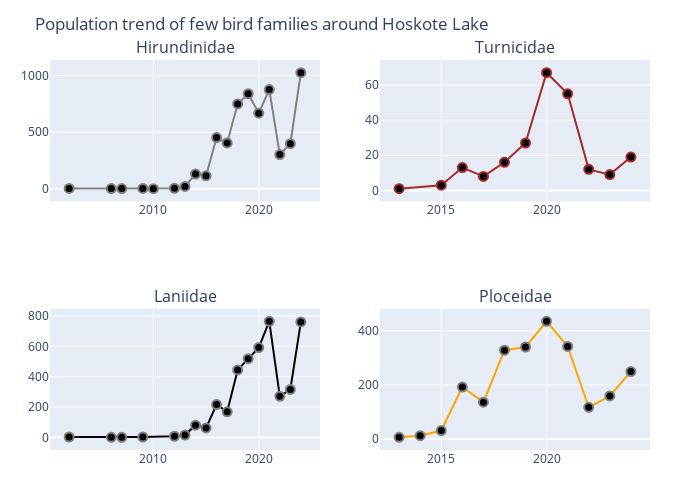

This figure's notebook cell:
### Code cell
# Plot the trend of Hirundinidae, Turnicidae, Laniidae and Ploceidae families 

using PlotlyJS

Hirundinidae_plot() = scatter(
    x=result_Hirundinidae.OBSERVATION_DATE_YEAR_ONLY,
    y=result_Hirundinidae.count,
    mode="lines+markers",
    marker=attr(
        size=9,
        color="black",
        symbol="circle",
        line=attr(width=2, color="grey")
    ),
    line=attr(color="grey", width=2)
)

Turnicidae_plot() = scatter(
    x=result_Turnicidae.OBSERVATION_DATE_YEAR_ONLY,
    y=result_Turnicidae.count,
    mode="lines+markers",
    marker=attr(
        size=9,
        color="black",
        symbol="circle",
        line=attr(width=2, color="lightbrown")
    ),
    line=attr(color="brown", width=2)
)

Laniidae_plot() = scatter(
    x=result_Laniidae.OBSERVATION_DATE_YEAR_ONLY,
    y=result_Laniidae.count,
    mode="lines+markers",
    marker=attr(
        size=9,
        color="black",
        symbol="circle",
        line=attr(width=2, color="grey")
    ),
    line=attr(color="darkbrown", width=2)
)

Ploceidae_plot() = scatter(
    x=result_Ploceidae.OBSERVATION_DATE_YEAR_ONLY,
    y=result_Ploceidae.count,
    mode="lines+markers",
    marker=attr(
        size=9,
        color="black",
        symbol="circle",
        line=attr(width=2, color="grey")
    ),
    line=attr(color="orange", width=2)
)

plot_Hirundinidae = plot(Hirundinidae_plot(), Layout(title="Hirundinidae"))
plot_Turnicidae = plot(Turnicidae_plot(), Layout(title="Turnicidae"))
plot_Laniidae = plot(Laniidae_plot(), Layout(title="Laniidae"))
plot_Ploceidae = plot(Ploceidae_plot(), Layout(title="Ploceidae"))

plot_family5 = [plot_Hirundinidae plot_Turnicidae ; plot_Laniidae plot_Ploceidae]

relayout!(plot_family5, 
    height = 500,
    width = 700,
    title="Population trend of few bird families around Hoskote Lake",
    showlegend = false,   
    )

plot_family5

### Figure 1 — Plotly figure (JSON) as saved in the notebook; plotly's stock layout.template omitted (floating-point values rounded to 4 significant figures)
{"data": [{"line": {"color": "grey", "width": 2}, "marker": {"color": "black", "line": {"color": "grey", "width": 2}, "size": 9, "symbol": "circle"}, "mode": "lines+markers", "type": "scatter", "x": [2002, 2006, 2007, 2009, 2010, 2012, 2013, 2014, 2015, 2016, 2017, 2018, 2019, 2020, 2021, 2022, 2023, 2024], "xaxis": "x1", "y": [3, 2, 2, 3, 1, 4, 21, 130, 115, 452, 405, 749, 839, 668, 876, 302, 398, 1025], "yaxis": "y1"}, {"line": {"color": "brown", "width": 2}, "marker": {"color": "black", "line": {"color": "lightbrown", "width": 2}, "size": 9, "symbol": "circle"}, "mode": "lines+markers", "type": "scatter", "x": [2013, 2015, 2016, 2017, 2018, 2019, 2020, 2021, 2022, 2023, 2024], "xaxis": "x2", "y": [1, 3, 13, 8, 16, 27, 67, 55, 12, 9, 19], "yaxis": "y2"}, {"line": {"color": "darkbrown", "width": 2}, "marker": {"color": "black", "line": {"color": "grey", "width": 2}, "size": 9, "symbol": "circle"}, "mode": "lines+markers", "type": "scatter", "x": [2002, 2006, 2007, 2009, 2012, 2013, 2014, 2015, 2016, 2017, 2018, 2019, 2020, 2021, 2022, 2023, 2024], "xaxis": "x3", "y": [3, 1, 1, 3, 8, 16, 81, 63, 217, 169, 445, 519, 592, 765, 271, 316, 761], "yaxis": "y3"}, {"line": {"color": "orange", "width": 2}, "marker": {"color": "black", "line": {"color": "grey", "width": 2}, "size": 9, "symbol": "circle"}, "mode": "lines+markers", "type": "scatter", "x": [2013, 2014, 2015, 2016, 2017, 2018, 2019, 2020, 2021, 2022, 2023, 2024], "xaxis": "x4", "y": [6, 12, 31, 192, 136, 328, 340, 435, 342, 117, 159, 249], "yaxis": "y4"}], "layout": {"annotations": [{"font": {"size": 16}, "showarrow": false, "text": "Hirundinidae", "x": 0.225, "xanchor": "center", "xref": "paper", "y": 1, "yanchor": "bottom", "yref": "paper"}, {"font": {"size": 16}, "showarrow": false, "text": "Turnicidae", "x": 0.775, "xanchor": "center", "xref": "paper", "y": 1, "yanchor": "bottom", "yref": "paper"}, {"font": {"size": 16}, "showarrow": false, "text": "Laniidae", "x": 0.225, "xanchor": "center", "xref": "paper", "y": 0.3625, "yanchor": "bottom", "yref": "paper"}, {"font": {"size": 16}, "showarrow": false, "text": "Ploceidae", "x": 0.775, "xanchor": "center", "xref": "paper", "y": 0.3625, "yanchor": "bottom", "yref": "paper"}], "height": 500, "margin": {"b": 50, "l": 50, "r": 50, "t": 60}, "showlegend": false, "title": "Population trend of few bird families around Hoskote Lake", "width": 700, "xaxis1": {"anchor": "y1", "domain": [0, 0.45]}, "xaxis2": {"anchor": "y2", "domain": [0.55, 1]}, "xaxis3": {"anchor": "y3", "domain": [0, 0.45]}, "xaxis4": {"anchor": "y4", "domain": [0.55, 1]}, "yaxis1": {"anchor": "x1", "domain": [0.6375, 1]}, "yaxis2": {"anchor": "x2", "domain": [0.6375, 1]}, "yaxis3": {"anchor": "x3", "domain": [5.551e-17, 0.3625]}, "yaxis4": {"anchor": "x4", "domain": [5.551e-17, 0.3625]}}}
